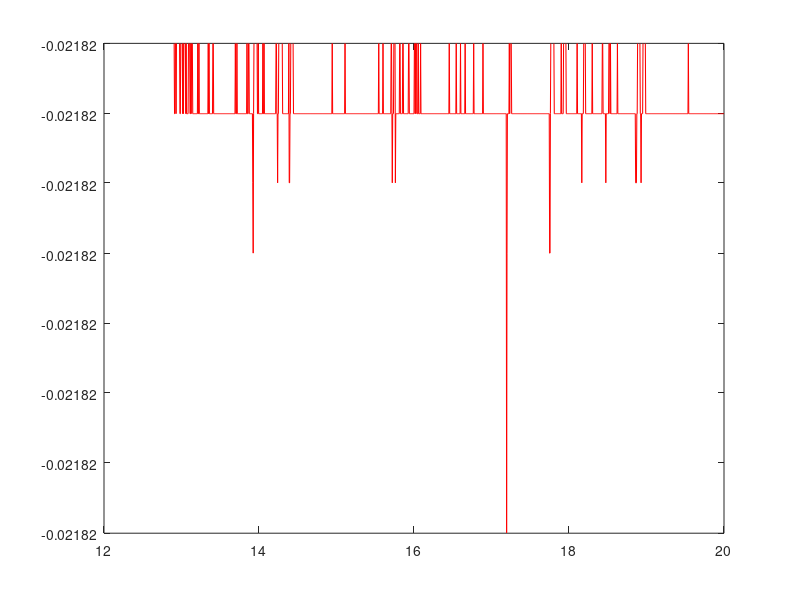

MATLAB code to generate this figure: (Note: this script raises an error after producing the figure.)
clear all;
close all;
data=load("force.dat");
time=data(:,1);
fx=data(:,2);
fy=data(:,3);
mom=data(:,4);
tl=length(time);
tls=floor(tl*5/8)+1;
time=time(tls:tl);
fx=fx(tls:tl);
fy=fy(tls:tl);
mom=mom(tls:tl);
t=time;
%% plot x force
plot(time,fx,'r-','LineWidth',0.75)
xlabel("time",'Interpreter','latex',FontSize=14);
ylabel("$C_D$",'Interpreter','latex',FontSize=14);
xlim([min(t) max(t)])
grid on;
grid minor;
ax=gca;
exportgraphics(ax,"CD.png","Resolution",900)

%% plot x force freq
[freq,Mag]=freqget(fx-mean(fx),t);
plot(freq,Mag,'r-','LineWidth',0.75)
xlabel("frequency $(1/T)$",'Interpreter','latex',FontSize=14);
ylabel("$|fft(C_D)|$",'Interpreter','latex',FontSize=14);
xlim([0 1]);
grid on;
grid minor;
ax=gca;
exportgraphics(ax,"CDfreq.png","Resolution",900)

%% plot y force
plot(time,fy,'b-','LineWidth',0.75)
xlabel("time",'Interpreter','latex',FontSize=14);
ylabel("$C_L$",'Interpreter','latex',FontSize=14);
xlim([min(t) max(t)])

grid on;
grid minor;
ax=gca;
exportgraphics(ax,"CL.emf","Resolution",900)

%% plot y force freq
[freq,Mag]=freqget(fy,t);
plot(freq,Mag,'b-','LineWidth',0.75)
xlim([0 1]);
xlabel("frequency $(1/T)$",'Interpreter','latex',FontSize=14);
ylabel("$|fft(C_L)|$",'Interpreter','latex',FontSize=14);
grid on;
grid minor;
ax=gca;
exportgraphics(ax,"CLfreq.emf","Resolution",900)
%% plot mom force
plot(time,mom,'k-','LineWidth',0.75)
xlim([min(t) max(t)])
xlabel("time",'Interpreter','latex',FontSize=14);
ylabel("$C_M$",'Interpreter','latex',FontSize=14);
grid on;
grid minor;
ax=gca;
exportgraphics(ax,"CM.emf","Resolution",900)

%% plot mom force freq
[freq,Mag]=freqget(mom,t);
plot(freq,Mag,'k-','LineWidth',0.75)
xlim([0 1])
xlabel("frequency $(1/T)$",'Interpreter','latex',FontSize=14);
ylabel("$|fft(C_M)|$",'Interpreter','latex',FontSize=14);
grid on;
grid minor;
ax=gca;
exportgraphics(ax,"CMfreq.emf","Resolution",900)
%% print values
cdp=mean(fx);
clp=rms(fy);
cmp=rms(mom);

%% fft function
function [freq,Mag]=freqget(X,t)
if(mod(length(t),2)==1) %%make data even
    t=t(2:end);
    X=X(2:end);
end
T = t(2)-t(1); % sampling period
Fs=1/T; % sampling frequency
t=t-t(1); % readjust time such that t(1)=0
L=length(t);
Y = fft(X);
freq=Fs/L*(0:L-1);
P2 = abs(Y/L);
P1 = P2(1:L/2+1);
P1(2:end-1) = 2*P1(2:end-1);
Mag=P1(1:L/2);
freq=0:(Fs/L):(Fs/2-Fs/L);
end

